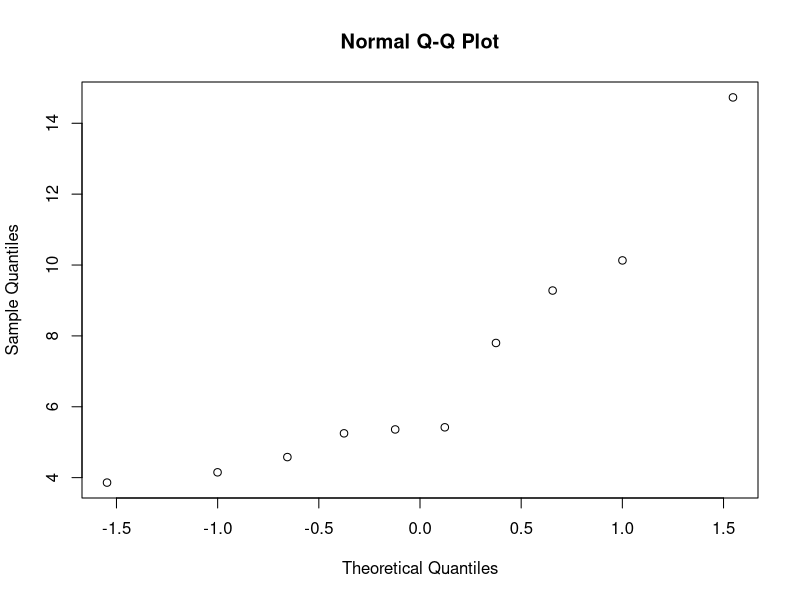
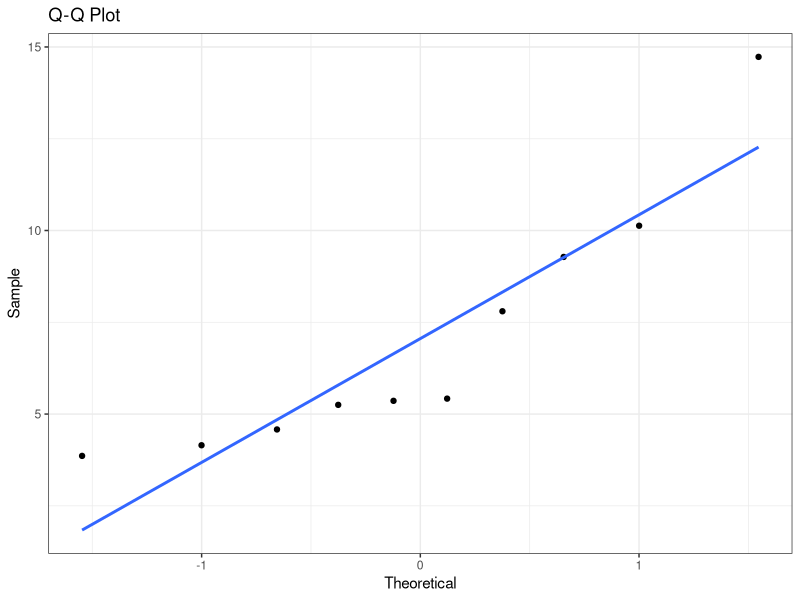
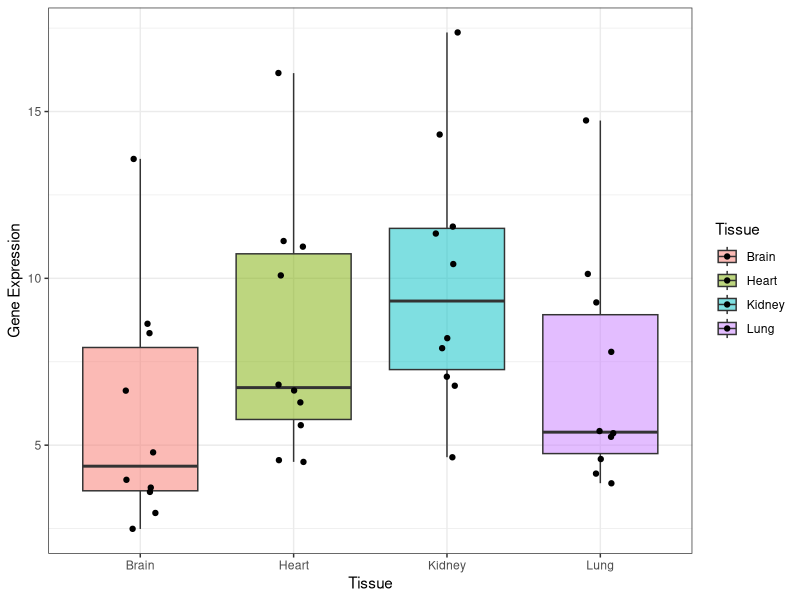

Here is the R script that generated these plots, in order:
############ Prereqs ############
options(stringsAsFactors = FALSE, scipen = 600)
oldPar <- par()
os <- Sys.info()["sysname"]
baseDir <- ifelse(os == "Windows", "C:/Users/ptrainor/gdrive", "~/gdrive")

library(tidyverse)

setwd(paste0(baseDir, "/iTeach/AST_505/myLectures/lecture15_NonParametricAlt"))

############ Non parametric ANOVA ############
set.seed(6)
x1 <- round(rchisq(10, df = 5), 2) + 3
x1[x1 == 7.13] <- 9.12
set.seed(66)
x2 <- sample(x1 + round(rnorm(10, 1, 1), 2), size = 10)
set.seed(666)
x3 <- sample(x1 + round(rnorm(10, 3, 1), 2), size = 10)
set.seed(6666)
x4 <- sample(x1 + round(rnorm(10, -1, 1), 2), size = 10)

df1 <- data.frame(x = c(x1, x2, x3, x4), Tissue = factor(c(rep("Lung", 10), rep("Heart", 10), rep("Kidney", 10), rep("Brain", 10))))

wilcox.test(x4, x3)
kruskal.test(x ~ Tissue, data = df1)

qqP1 <- data.frame(qqnorm(x1))
png(filename = "QQPlot.png", height = 4.5, width = 6, units = "in", res = 300)
ggplot(qqP1, aes(x = x, y = y)) + geom_point() + stat_smooth(method = lm, se = FALSE) + theme_bw() + 
  labs(x = "Theoretical", y = "Sample") + ggtitle("Q-Q Plot")
dev.off()

png(filename = "GE.png", height = 4, width = 6, units = "in", res = 300)
set.seed(2222)
ggplot(df1, aes(y = x, x = Tissue, group = Tissue, fill = Tissue)) + geom_boxplot(width = .75, alpha = .5) + 
  geom_jitter(width = .1) + theme_bw() + labs(y = "Gene Expression")
dev.off()


# Add ranks:
write.csv(df1, file = "df1.csv")
df1$Rank <- rank(df1$x)

# Calculate the T's: 
df1 %>% group_by(Tissue) %>% summarize(sr = sum(Rank), srn = sr**2 / length(Rank)) %>% as.data.frame()
df1 %>% group_by(Tissue) %>% summarize(sr = sum(Rank), srn = sr**2 / length(Rank)) %>% 
  summarize(sum(srn)) %>% as.data.frame()

# Test statistic:
round(12/(40*41) * 17928.4 - 3*41, 3)

pchisq(8.1834, 3, lower.tail = FALSE)

diffs <- expand.grid(x = df1$x[df1$Tissue == "Brain"], y = df1$x[df1$Tissue == "Kidney"])
median(diffs$y - diffs$x)
